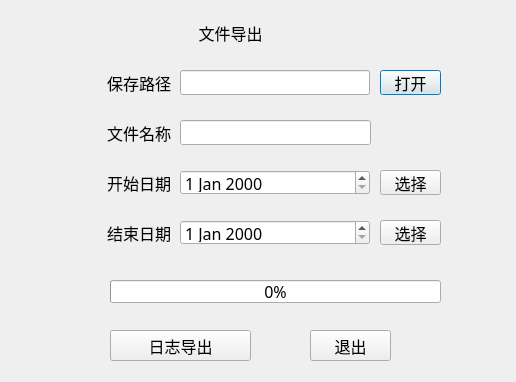
<?xml version="1.0" encoding="UTF-8"?>
<ui version="4.0">
 <class>LOG_ExportDlg</class>
 <widget class="QDialog" name="LOG_ExportDlg">
  <property name="geometry">
   <rect>
    <x>0</x>
    <y>0</y>
    <width>516</width>
    <height>382</height>
   </rect>
  </property>
  <property name="font">
   <font>
    <family>微软雅黑</family>
    <pointsize>12</pointsize>
    <weight>50</weight>
    <italic>false</italic>
    <bold>false</bold>
   </font>
  </property>
  <property name="windowTitle">
   <string>Dialog</string>
  </property>
  <property name="styleSheet">
   <string notr="true">font: 12pt &quot;微软雅黑&quot;;</string>
  </property>
  <widget class="QLabel" name="label">
   <property name="geometry">
    <rect>
     <x>0</x>
     <y>70</y>
     <width>171</width>
     <height>25</height>
    </rect>
   </property>
   <property name="font">
    <font>
     <family>微软雅黑</family>
     <pointsize>12</pointsize>
     <weight>50</weight>
     <italic>false</italic>
     <bold>false</bold>
    </font>
   </property>
   <property name="text">
    <string>保存路径</string>
   </property>
   <property name="alignment">
    <set>Qt::AlignRight|Qt::AlignTrailing|Qt::AlignVCenter</set>
   </property>
  </widget>
  <widget class="QLineEdit" name="pathEdit">
   <property name="geometry">
    <rect>
     <x>180</x>
     <y>70</y>
     <width>190</width>
     <height>25</height>
    </rect>
   </property>
   <property name="font">
    <font>
     <family>微软雅黑</family>
     <pointsize>12</pointsize>
     <weight>50</weight>
     <italic>false</italic>
     <bold>false</bold>
    </font>
   </property>
  </widget>
  <widget class="QPushButton" name="pushButton">
   <property name="geometry">
    <rect>
     <x>380</x>
     <y>70</y>
     <width>61</width>
     <height>25</height>
    </rect>
   </property>
   <property name="font">
    <font>
     <family>微软雅黑</family>
     <pointsize>12</pointsize>
     <weight>50</weight>
     <italic>false</italic>
     <bold>false</bold>
    </font>
   </property>
   <property name="text">
    <string>打开</string>
   </property>
  </widget>
  <widget class="QLabel" name="label_2">
   <property name="geometry">
    <rect>
     <x>0</x>
     <y>120</y>
     <width>171</width>
     <height>25</height>
    </rect>
   </property>
   <property name="font">
    <font>
     <family>微软雅黑</family>
     <pointsize>12</pointsize>
     <weight>50</weight>
     <italic>false</italic>
     <bold>false</bold>
    </font>
   </property>
   <property name="text">
    <string>文件名称</string>
   </property>
   <property name="alignment">
    <set>Qt::AlignRight|Qt::AlignTrailing|Qt::AlignVCenter</set>
   </property>
  </widget>
  <widget class="QDateEdit" name="startDateEdit">
   <property name="geometry">
    <rect>
     <x>180</x>
     <y>170</y>
     <width>190</width>
     <height>25</height>
    </rect>
   </property>
  </widget>
  <widget class="QLabel" name="label_3">
   <property name="geometry">
    <rect>
     <x>0</x>
     <y>170</y>
     <width>171</width>
     <height>25</height>
    </rect>
   </property>
   <property name="font">
    <font>
     <family>微软雅黑</family>
     <pointsize>12</pointsize>
     <weight>50</weight>
     <italic>false</italic>
     <bold>false</bold>
    </font>
   </property>
   <property name="text">
    <string>开始日期</string>
   </property>
   <property name="alignment">
    <set>Qt::AlignRight|Qt::AlignTrailing|Qt::AlignVCenter</set>
   </property>
  </widget>
  <widget class="QDateEdit" name="endDateEdit">
   <property name="geometry">
    <rect>
     <x>180</x>
     <y>220</y>
     <width>190</width>
     <height>25</height>
    </rect>
   </property>
  </widget>
  <widget class="QLabel" name="label_4">
   <property name="geometry">
    <rect>
     <x>0</x>
     <y>220</y>
     <width>171</width>
     <height>25</height>
    </rect>
   </property>
   <property name="font">
    <font>
     <family>微软雅黑</family>
     <pointsize>12</pointsize>
     <weight>50</weight>
     <italic>false</italic>
     <bold>false</bold>
    </font>
   </property>
   <property name="text">
    <string>结束日期</string>
   </property>
   <property name="alignment">
    <set>Qt::AlignRight|Qt::AlignTrailing|Qt::AlignVCenter</set>
   </property>
  </widget>
  <widget class="QProgressBar" name="progressBar">
   <property name="geometry">
    <rect>
     <x>110</x>
     <y>280</y>
     <width>331</width>
     <height>23</height>
    </rect>
   </property>
   <property name="font">
    <font>
     <family>微软雅黑</family>
     <pointsize>12</pointsize>
     <weight>50</weight>
     <italic>false</italic>
     <bold>false</bold>
    </font>
   </property>
   <property name="value">
    <number>0</number>
   </property>
  </widget>
  <widget class="QPushButton" name="exportBtn">
   <property name="geometry">
    <rect>
     <x>110</x>
     <y>330</y>
     <width>141</width>
     <height>31</height>
    </rect>
   </property>
   <property name="font">
    <font>
     <family>微软雅黑</family>
     <pointsize>12</pointsize>
     <weight>50</weight>
     <italic>false</italic>
     <bold>false</bold>
    </font>
   </property>
   <property name="text">
    <string>日志导出</string>
   </property>
  </widget>
  <widget class="QLabel" name="titleLab">
   <property name="geometry">
    <rect>
     <x>0</x>
     <y>20</y>
     <width>461</width>
     <height>25</height>
    </rect>
   </property>
   <property name="font">
    <font>
     <family>微软雅黑</family>
     <pointsize>12</pointsize>
     <weight>50</weight>
     <italic>false</italic>
     <bold>false</bold>
    </font>
   </property>
   <property name="text">
    <string>文件导出</string>
   </property>
   <property name="alignment">
    <set>Qt::AlignCenter</set>
   </property>
  </widget>
  <widget class="QPushButton" name="startBtn">
   <property name="geometry">
    <rect>
     <x>380</x>
     <y>170</y>
     <width>61</width>
     <height>25</height>
    </rect>
   </property>
   <property name="font">
    <font>
     <family>微软雅黑</family>
     <pointsize>12</pointsize>
     <weight>50</weight>
     <italic>false</italic>
     <bold>false</bold>
    </font>
   </property>
   <property name="text">
    <string>选择</string>
   </property>
  </widget>
  <widget class="QPushButton" name="endBtn">
   <property name="geometry">
    <rect>
     <x>380</x>
     <y>220</y>
     <width>61</width>
     <height>25</height>
    </rect>
   </property>
   <property name="font">
    <font>
     <family>微软雅黑</family>
     <pointsize>12</pointsize>
     <weight>50</weight>
     <italic>false</italic>
     <bold>false</bold>
    </font>
   </property>
   <property name="text">
    <string>选择</string>
   </property>
  </widget>
  <widget class="QPushButton" name="quitBtn">
   <property name="geometry">
    <rect>
     <x>310</x>
     <y>330</y>
     <width>81</width>
     <height>31</height>
    </rect>
   </property>
   <property name="font">
    <font>
     <family>微软雅黑</family>
     <pointsize>12</pointsize>
     <weight>50</weight>
     <italic>false</italic>
     <bold>false</bold>
    </font>
   </property>
   <property name="text">
    <string>退出</string>
   </property>
  </widget>
  <widget class="QLineEdit" name="fileEdit">
   <property name="geometry">
    <rect>
     <x>180</x>
     <y>120</y>
     <width>191</width>
     <height>25</height>
    </rect>
   </property>
  </widget>
 </widget>
 <resources/>
 <connections>
  <connection>
   <sender>quitBtn</sender>
   <signal>clicked()</signal>
   <receiver>LOG_ExportDlg</receiver>
   <slot>close()</slot>
   <hints>
    <hint type="sourcelabel">
     <x>290</x>
     <y>275</y>
    </hint>
    <hint type="destinationlabel">
     <x>170</x>
     <y>154</y>
    </hint>
   </hints>
  </connection>
 </connections>
</ui>
